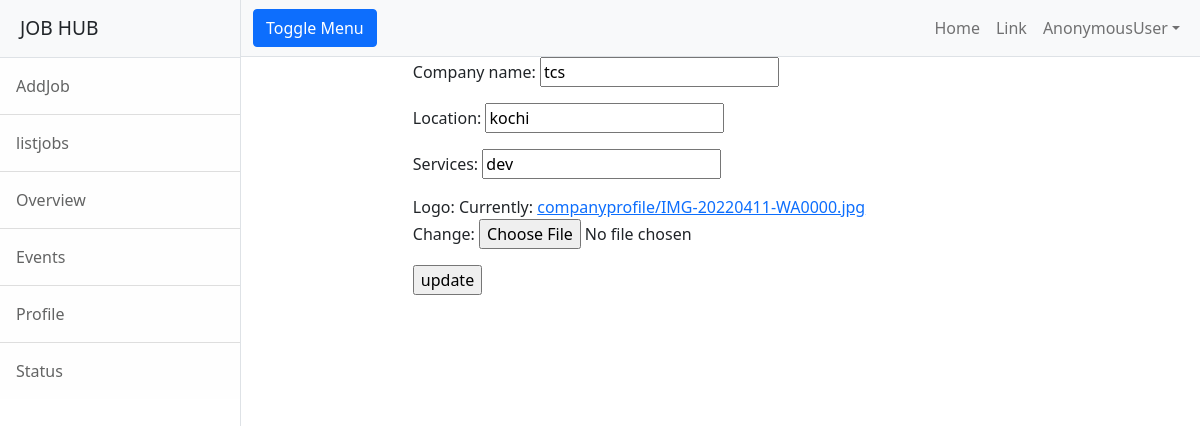
Screenshot of /employer/profile/edit/1 with the database file from the repository.
### employer/models.py (models this page shows)
class Companyprofile(models.Model):
    company_name = models.CharField(max_length=120)
    user = models.OneToOneField(User, on_delete=models.CASCADE, related_name="employer")
    location = models.CharField(max_length=120)
    services = models.CharField(max_length=120)
    logo = models.ImageField(upload_to="companyprofile", null=True)

### employer/views.py (the view)
# urls.py: path("profile/edit/<int:id>",views.Empprofileeditview.as_view(),name="emp-editprofile"),
class Empprofileeditview(UpdateView):
    model = Companyprofile
    form_class = Companyprofileform
    template_name = "emp-editprofile.html"
    success_url = reverse_lazy("emp-profile")
    pk_url_kwarg = "id"

### employer/forms.py
class Companyprofileform(forms.ModelForm):
    class Meta:
        model=Companyprofile
        exclude=("user",)

### employer/templates/emp-editprofile.html (shortened to what this page needs)
{%extends 'base.html'%}
{%block body_block%}
<div class="row">
    <div class="col-2"></div>
    <div class="col-8">
        <form action="" method="post" enctype="multipart/form-data">
            {{form.as_p}}
            <input type="submit" value="update">
        </form>
    </div>
    <div class="col-2"></div>
</div>
{%endblock%}

### rows the page displays
Companyprofile: company_name "tcs", location "kochi", services "dev"

### other values shown
{{ request.user }} "AnonymousUser"
